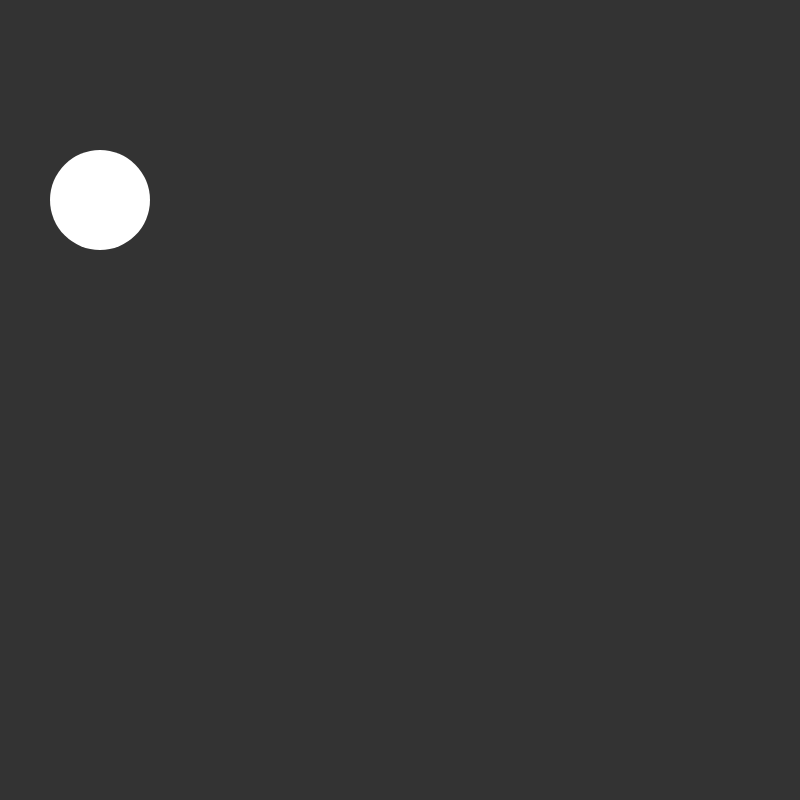
Frame 1 (no input)
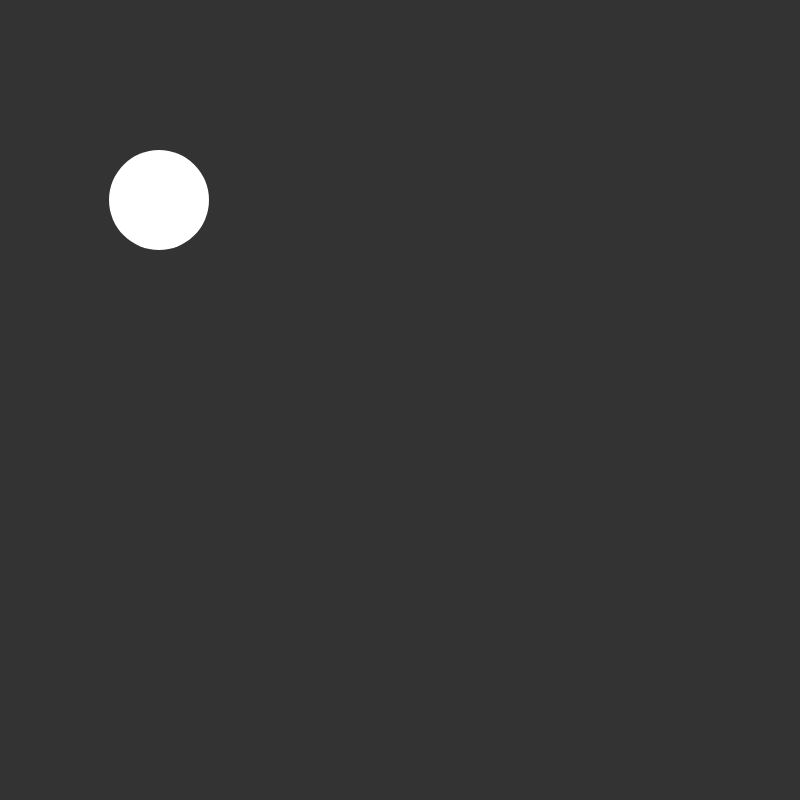
Frame 60 (no input)
Frame 120 (the mouse pressed at the canvas centre since frame 60): identical to frame 60, image omitted

The p5.js sketch that drew these frames (run headless with seeded random() and noise() and a simulated clock; from frame 60 on, the mouse is pressed at the canvas centre):

// p5.js sketch
// ── sketch.js

let circleX = 100;
function setup() {
  createCanvas(800, 800);

}
function mousePressed(){
  circleX = 100;
}

function draw() {

  background(51);
  noStroke();
  fill(255);
  circle(circleX,200,100);
  circleX = circleX + 1;
}
